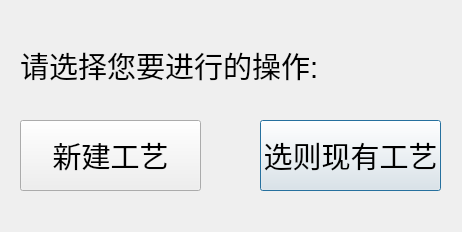
<?xml version="1.0" encoding="UTF-8"?>
<ui version="4.0">
 <class>editcratfDlg</class>
 <widget class="QDialog" name="editcratfDlg">
  <property name="geometry">
   <rect>
    <x>0</x>
    <y>0</y>
    <width>462</width>
    <height>232</height>
   </rect>
  </property>
  <property name="windowTitle">
   <string>Dialog</string>
  </property>
  <widget class="QLabel" name="label">
   <property name="geometry">
    <rect>
     <x>20</x>
     <y>45</y>
     <width>341</width>
     <height>41</height>
    </rect>
   </property>
   <property name="font">
    <font>
     <pointsize>22</pointsize>
    </font>
   </property>
   <property name="text">
    <string>请选择您要进行的操作:</string>
   </property>
  </widget>
  <widget class="QPushButton" name="BTN2">
   <property name="geometry">
    <rect>
     <x>260</x>
     <y>120</y>
     <width>181</width>
     <height>71</height>
    </rect>
   </property>
   <property name="font">
    <font>
     <pointsize>22</pointsize>
    </font>
   </property>
   <property name="text">
    <string>选则现有工艺</string>
   </property>
  </widget>
  <widget class="QPushButton" name="BTN1">
   <property name="geometry">
    <rect>
     <x>20</x>
     <y>120</y>
     <width>181</width>
     <height>71</height>
    </rect>
   </property>
   <property name="font">
    <font>
     <pointsize>22</pointsize>
    </font>
   </property>
   <property name="text">
    <string>新建工艺</string>
   </property>
  </widget>
 </widget>
 <resources/>
 <connections/>
</ui>
